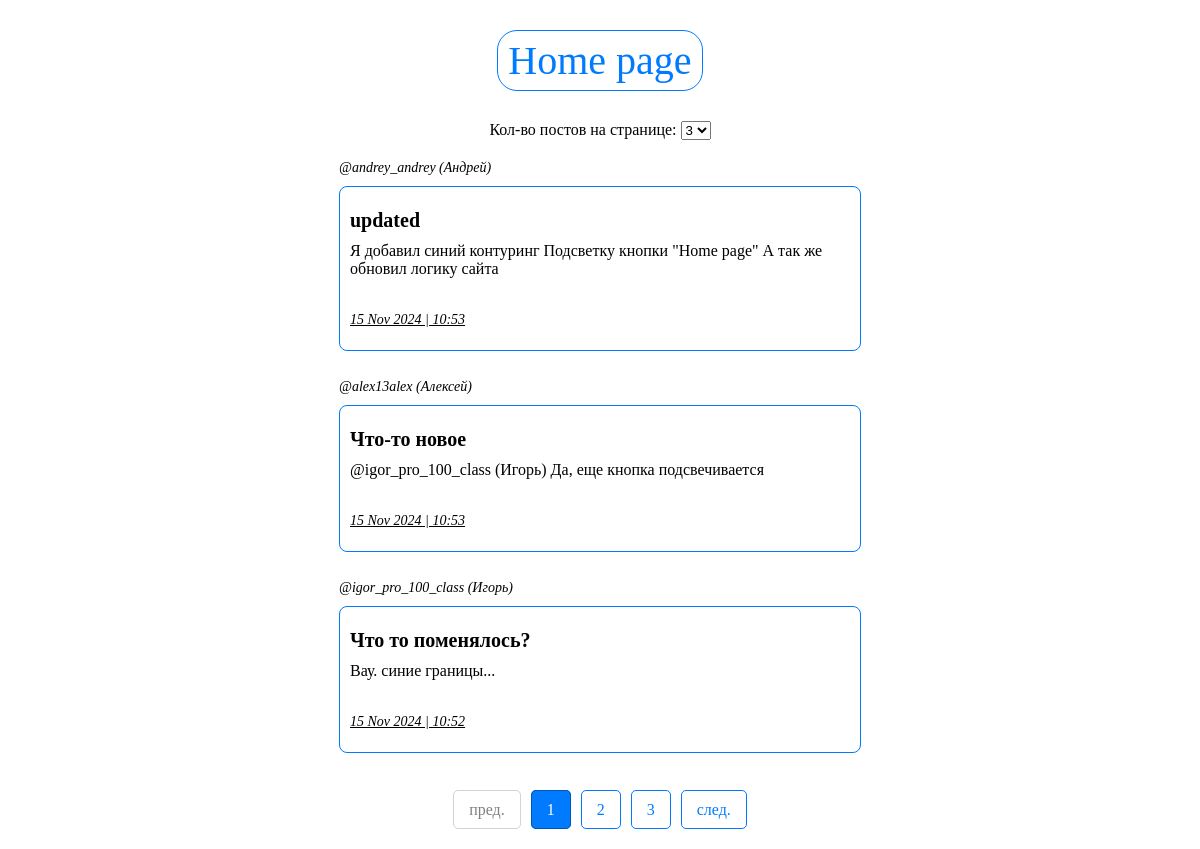
/posts/, run on the app's committed database.
### app/models.py (models this page shows, shortened)
class Post(models.Model):
    title = models.CharField(max_length=50)
    description = models.TextField()
    date_published = models.DateTimeField(auto_now_add=True)
    user = models.ForeignKey('User', related_name='posts', on_delete=models.CASCADE)
    class Meta:
        verbose_name_plural = 'Post'

class User(models.Model):
    name = models.CharField(max_length=30)
    nickname = models.CharField(max_length=30, unique=True)
    class Meta:
        verbose_name_plural = 'User'

### app/views.py (the view)
# urls.py: path('posts/', all_posts, name='all_posts')
def all_posts(request):
    posts = Post.objects.all().order_by('-date_published')
    selected_choice = request.GET.get('choice', '3')
    paginator = Paginator(posts, selected_choice)
    page_number = request.GET.get('page')
    page_posts = paginator.get_page(page_number)
    pages = paginator.num_pages
    all_pages = [i for i in range(1, pages + 1)]
    context = {
        'posts': posts,
        'selected_choice': selected_choice,
        'paginator': paginator,
        'page_number': page_number,
        'page_posts': page_posts,
        'all_pages': all_pages
    }
    return render(request, 'list_posts.html', context)

### templates/list_posts.html (shortened to what this page needs)
<!DOCTYPE html>
{% load static %}
<html lang="en">
<head>
    <link rel="stylesheet" type="text/css" href="{% static 'style_posts.css' %}">
</head>
<body>
    <div class="home-page">
        <a href="/">Home page</a>
    </div>
    <div class="form">
        <form method="get" action="{% url 'all_posts' %}">
            <label for="choice">Кол-во постов на странице:</label>
            <select name="choice" id="choice" onchange="this.form.submit()">
                <option value="3" {% if selected_choice == '3' %}selected{% endif %}>3</option>
            </select>
        </form>
    </div>
    <div class="show-posts">
        {% for post in page_posts %}
        <span class="post-obj">
            <span class="post-author">{{ post.user.nickname }} ({{ post.user.name }})</span>
            <span class="posts">
                <p><span class="post-title">{{ post.title }}</span>
                <span class="post-description">{{ post.description }}</span>
                <p><span class="post-date">{{ post.date_published|date:"d M Y | H:i" }}</span></p>
            </span>
        </span><br>
        {% endfor %}
    </div>
    <div class="show-paginator">
        <ul class="paginator">
            {% if not page_posts.has_previous %}
            <li class="disabled"><a href="#">пред.</a></li>
            {% endif %}
            {% for page in all_pages %}
            <li>
                {% if page == page_posts.number %}
                <span class="active"><a href="?page={{ page }}&choice={{selected_choice}}">{{ page }}</a></span>
                {% else %}
                <a href="?page={{ page }}&choice={{selected_choice}}">{{ page }}</a>
                {% endif %}
            </li>
            {% endfor %}
            {% if page_posts.has_next %}
            <li><a href="?page={{ page_posts.next_page_number }}&choice={{selected_choice}}">след.</a></li>
            {% endif %}
        </ul>
    </div>
</body>
</html>

### static/style_posts.css (style rules this page uses)
body { font-family: Verdana; margin: 10px; }
.home-page { display: flex; flex-direction: column; align-items: center; justify-content: center; margin: 30px; }
.home-page a { display: block; font-size: 40px; text-decoration: none; padding: 6px 10px; border: 1px solid #007BFF; color: #007BFF; border-radius: 20px; transition: background 0.3s; margin: 0 5px; }
.form { display: flex; flex-direction: column; align-items: center; justify-content: center; margin: 20px; }
.show-posts { display: flex; flex-direction: column; align-items: center; justify-content: center; margin: 0px 20px; }
.show-posts .post-obj { display: flex; flex-direction: column; }
.show-posts .post-obj .post-author { font-size: 14px; font-style: oblique; }
.show-posts .posts { display: flex; flex-direction: column; width: 500px; border: 1px solid #007BFF; padding: 6px 10px; margin: 10px 0px; border-radius: 8px; }
.show-posts .posts .post-title { display: block; font-weight: bold; font-size: 20px; margin: 0px 0px 10px; }
.show-posts .post-obj .posts .post-date { font-size: 14px; font-style: oblique; text-decoration: underline ; }
.show-paginator { display: flex; flex-direction: column; align-items: center; justify-content: center; margin: 0px; }
.paginator { display: flex; list-style-type: none; padding: 10px; margin: 10px 10px; }
.paginator a { text-decoration: none; padding: 10px 15px; border: 1px solid #007BFF; color: #007BFF; border-radius: 5px; transition: background 0.3s; margin: 0 5px; }
.paginator .active a { background: #007BFF; color: white; border: 1px solid #0056b3; }
.paginator .disabled a { color: gray; pointer-events: none; border: 1px solid lightgray; }

### data on the page
Post: user.nickname "@andrey_andrey", user.name "Андрей", title "updated", description "Я добавил синий контуринг Подсветку кнопки \"Home page\" А так же обновил логику сайта", date_published|H "15 Nov 2024 | 10:53"
Post: user.nickname "@alex13alex", user.name "Алексей", title "Что-то новое", description "@igor_pro_100_class (Игорь) Да, еще кнопка подсвечивается", date_published|H "15 Nov 2024 | 10:53"
Post: user.nickname "@igor_pro_100_class", user.name "Игорь", title "Что то поменялось?", description "Вау. синие границы...", date_published|H "15 Nov 2024 | 10:52"

### other printed values
{{ page }} "1"
{{ page }} "2" "3"
